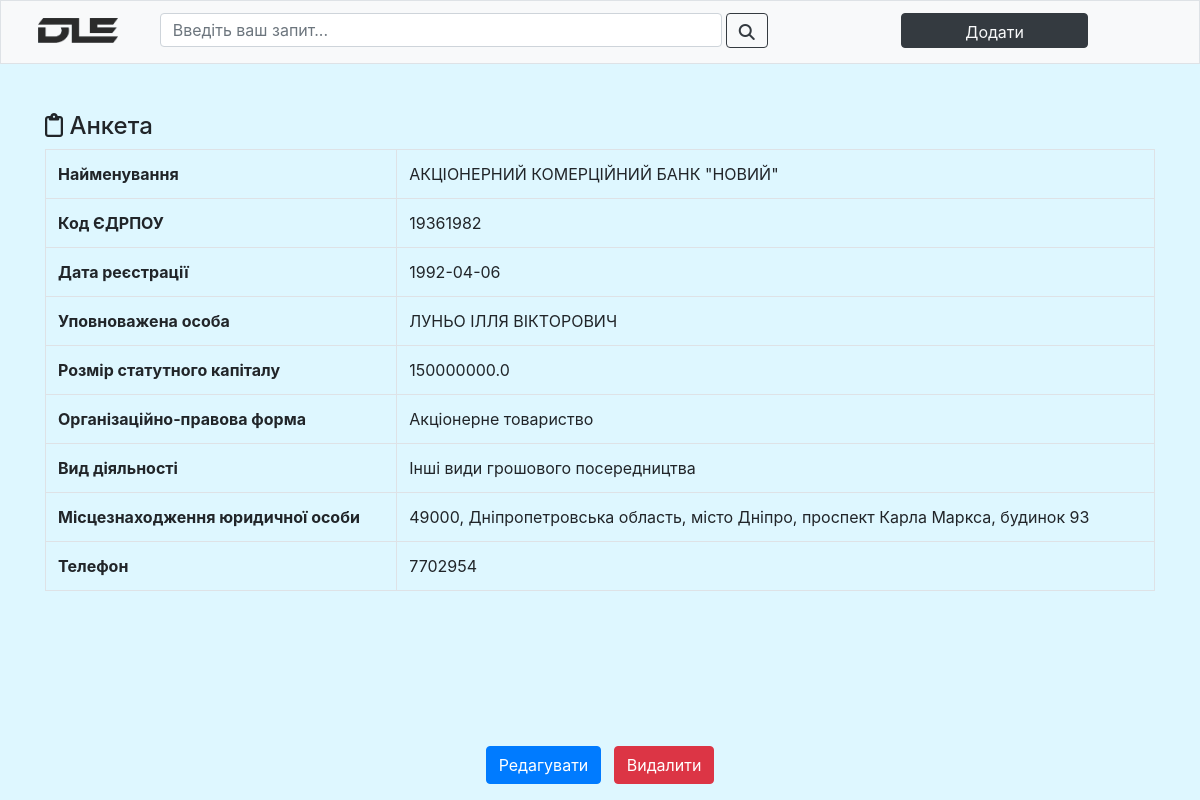
The page /entity/16 on the database its author committed.
### main/models.py (models this page shows)
class EntityModel(models.Model):
    legal_name = models.CharField(max_length=200)
    legal_code = models.CharField(max_length=8)
    reg_date = models.DateField()
    legal_agent = models.CharField(max_length=120)
    legal_fund = models.FloatField()
    legal_form = models.CharField(max_length=120)
    legal_activity = models.CharField(max_length=300, null=True, blank=True)
    legal_address = models.CharField(max_length=300, null=True, blank=True)
    legal_phone = models.CharField(max_length=24, null=True, blank=True)
    date_added = models.DateTimeField()

### main/views.py (the view)
# urls.py: path('entity/<int:entity_id>', views.get_entity, name='entity'),
def get_entity(request, entity_id):
    entity = get_object_or_404(EntityModel, id=entity_id)
    return render(request, 'entity.html', {'entity': entity})

### main/templates/entity.html (shortened to what this page needs)
{% extends "main_wrapper.html" %}
{% block content %}
<div class="container mt-5">
    <h4><i class="fa-regular fa-clipboard"></i> Анкета</h4>
    <table class="table table-bordered">
      <tbody>
        <tr>
          <th scope="row">Найменування</th>
          <td>{{entity.legal_name}}</td>
        </tr>
        <tr>
          <th scope="row">Код ЄДРПОУ</th>
          <td>{{entity.legal_code}}</td>
        </tr>
        <tr>
          <th scope="row">Дата реєстрації</th>
          <td>{{entity.reg_date|date:"Y-m-d"}}</td>
        </tr>
        <tr>
          <th scope="row">Уповноважена особа</th>
          <td>{{entity.legal_agent}}</td>
        </tr>
        <tr>
          <th scope="row">Розмір статутного капіталу</th>
          <td>{{entity.legal_fund}}</td>
        </tr>
        <tr>
          <th scope="row">Організаційно-правова форма</th>
          <td>{{entity.legal_form}}</td>
        </tr>
        <tr>
          <th scope="row">Вид діяльності</th>
          <td>{{entity.legal_activity}}</td>
        </tr>
        <tr>
          <th scope="row">Місцезнаходження юридичної особи</th>
          <td>{{entity.legal_address}}</td>
        </tr>
        <tr>
          <th scope="row">Телефон</th>
          <td>{{entity.legal_phone}}</td>
        </tr>
      </tbody>
    </table>
    <div class="fixed-bottom text-center mb-3">
        <a href="/entity/edit/{{entity.id}}"><button type="button" class="btn btn-primary mr-2">Редагувати</button></a>
        <button type="button" class="btn btn-danger" data-toggle="modal" data-target="#confirmationModal">Видалити</button>
      </div>
  </div>
{% endblock %}

### main/static/css/custom.css (style rules this page uses)
body { background-color: #def7ff; }

### rows shown on the page
EntityModel: legal_name "АКЦІОНЕРНИЙ КОМЕРЦІЙНИЙ БАНК \"НОВИЙ\"", legal_code "19361982", reg_date "1992-04-06", legal_agent "ЛУНЬО ІЛЛЯ ВІКТОРОВИЧ", legal_fund "150000000.0", legal_form "Акціонерне товариство", legal_activity "Інші види грошового посередництва", legal_address "49000, Дніпропетровська область, місто Дніпро, проспект Карла Маркса, будинок 93", legal_phone "7702954"
